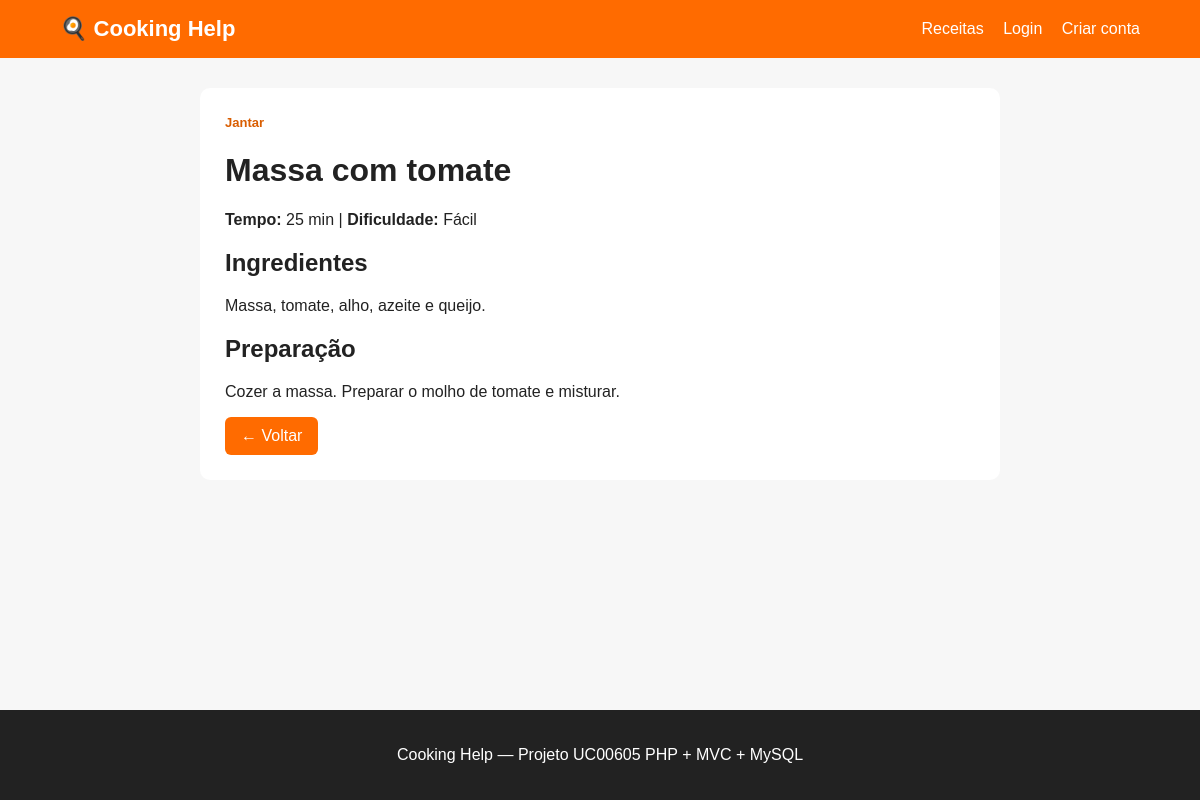
/index.php?pagina=receita&id=2, run on the app's committed database.
### tables this page shows
CREATE TABLE receitas (
    id INT AUTO_INCREMENT PRIMARY KEY,
    titulo varchar(150) NOT NULL,
    categoria varchar(100) NOT NULL,
    ingredientes TEXT NOT NULL,
    preparacao TEXT NOT NULL,
    tempo varchar(50) NOT NULL,
    dificuldade varchar(50) NOT NULL,
    imagem varchar(255) DEFAULT NULL,
    criado_em TIMESTAMP DEFAULT CURRENT_TIMESTAMP
);

### controller/ReceitaController.php (called while the page is built, shortened)
<?php
require_once __DIR__ . '/../model/Receita.php';
class ReceitaController {
    private $receita;
    public function __construct() {
        $this->receita = new Receita();
    }
    public function ver($id) {
        $receita = $this->receita->procurar($id);
        require __DIR__ . '/../view/publica/receita.php';
    }
}
?>

### conexao/Conexao.php (called while the page is built, shortened)
<?php
class Conexao {
    private $host = 'localhost';
    private $db = 'cooking_help';
    private $utilizador = 'root';
    private $password = '';
    public function ligar() {
        try {
            $this->pdo = new PDO(
                "mysql:host={$this->host};dbname={$this->db};charset=utf8mb4",
                $this->utilizador,
                $this->password
            );
            $this->pdo->setAttribute(PDO::ATTR_ERRMODE, PDO::ERRMODE_EXCEPTION);
            return $this->pdo;
        } catch (PDOException $e) {
            die('Erro na ligação à base de dados: ' . $e->getMessage());
        }
    }
}
?>

### model/Receita.php (called while the page is built, shortened)
<?php
require_once __DIR__ . '/../conexao/Conexao.php';
class Receita {
    private $pdo;
    public function __construct() {
        $this->pdo = (new Conexao())->ligar();
    }
    public function procurar($id) {
        $stmt = $this->pdo->prepare("SELECT * FROM receitas WHERE id = :id");
        $stmt->execute([':id' => $id]);
        return $stmt->fetch(PDO::FETCH_ASSOC);
    }
}
?>

### view/publica/receita.php (the view, shortened to what this page needs)
<?php require __DIR__ . '/../layouts/header.php'; ?>
<div class="detalhe">
    <span class="categoria"><?= htmlspecialchars($receita['categoria']) ?></span>
    <h1><?= htmlspecialchars($receita['titulo']) ?></h1>
    <p><strong>Tempo:</strong> <?= htmlspecialchars($receita['tempo']) ?> | <strong>Dificuldade:</strong> <?= htmlspecialchars($receita['dificuldade']) ?></p>
    <h2>Ingredientes</h2><p><?= nl2br(htmlspecialchars($receita['ingredientes'])) ?></p>
    <h2>Preparação</h2><p><?= nl2br(htmlspecialchars($receita['preparacao'])) ?></p>
    <a class="btn" href="index.php?pagina=receitas">← Voltar</a>
</div>
<?php require __DIR__ . '/../layouts/footer.php'; ?>

### css/style.css (style rules this page uses)
* { box-sizing: border-box; }
html, body { min-height: 100%; }
body { margin: 0; min-height: 100vh; display: flex; flex-direction: column; font-family: Arial, sans-serif; background: #f7f7f7; color: #222; }
a { color: #d95d00; text-decoration: none; }
button, .btn { display: inline-block; border: 0; background: #ff6b00; color: white; padding: 10px 16px; border-radius: 6px; cursor: pointer; }
.categoria { font-size: 13px; color: #d95d00; font-weight: bold; }
.formulario, .detalhe { background: white; padding: 25px; border-radius: 10px; max-width: 800px; margin: auto; }

### data on the page
receitas: categoria "Jantar", titulo "Massa com tomate", tempo "25 min", dificuldade "Fácil", ingredientes "Massa, tomate, alho, azeite e queijo.", preparacao "Cozer a massa. Preparar o molho de tomate e misturar."
